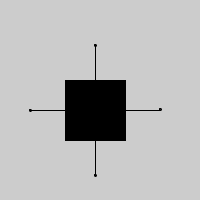
Frame 1 (no input)
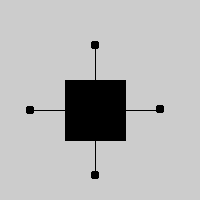
Frame 60 (the mouse pressed at the canvas centre just before this capture)
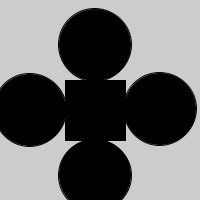
Frame 120 (the mouse held since frame 60 and released just before this capture)

The Processing sketch that drew these frames (run headless with seeded random() and noise(); from frame 60 on, the mouse is pressed at the canvas centre):

// Processing sketch: processing_170572
// ── processing_170572.pde

float circleSize = 2;//sets the size of circle = to 2//sets size of circle = to 2
void sizeDifference() {
  background(random(0, 255), random(0, 255), random(0, 255));//colors are random when mouse is pressed 
  circleSize=circleSize - 80;//subtracts 80 from original circleSize=2
}//A function that allows you to localize it anywhere 

void setup() {
  size(200, 200);//sets up the size of the graph//sets up graph space
}
void draw() {
  fill(0);//sets everything draw to black
  rect(65, 80, 60, 60);//makes rectangle 
  line(65, 110, 30, 110);//creates left line
  line(125, 110, 160, 110);//creates right line
  line(95, 140, 95, 175);//creates top line 
  line(95, 80, 95, 45);//creates bottom line
  ellipse(95, 45, circleSize, circleSize);//makes bottom circle
  ellipse(30, 110, circleSize, circleSize);//makes left circle 
  ellipse(160, 109, circleSize, circleSize);//makes right circle 
  ellipse(95, 175, circleSize, circleSize);//makes top circle
  circleSize=constrain(circleSize, 0, 45);//stops circle from increasing in size 
  if (circleSize < 45) {//statement is true so action under it will happen
    circleSize = circleSize + 0.1;//makes circleSize increase
  } else if (circleSize==45) {//allows circleSize to begin in original position and then grow 
    circleSize = circleSize + 43;//size that the circleSize can grow up to
    for(circleSize=2; circleSize<45;circleSize++){//resets circles sizes
    }
  }
//when these keys are pressed it will cause action 
if (keyPressed) {
  if (key == 'r' || key == 't' || key == 'R' || key == 'T') {
     //makes colors appear random when keys are pressed 
    stroke(random(0, 255), random(0, 255), random(0, 255));
    ellipse(random(200), random(200), mouseX, mouseY);  } else {
    fill(0);
    rect(65, 80, 60, 60);//keeps the rectangle black if another key is pressed 
  }
}
}

void mousePressed() {//activates function when mouse is pressed 
  sizeDifference();
}
